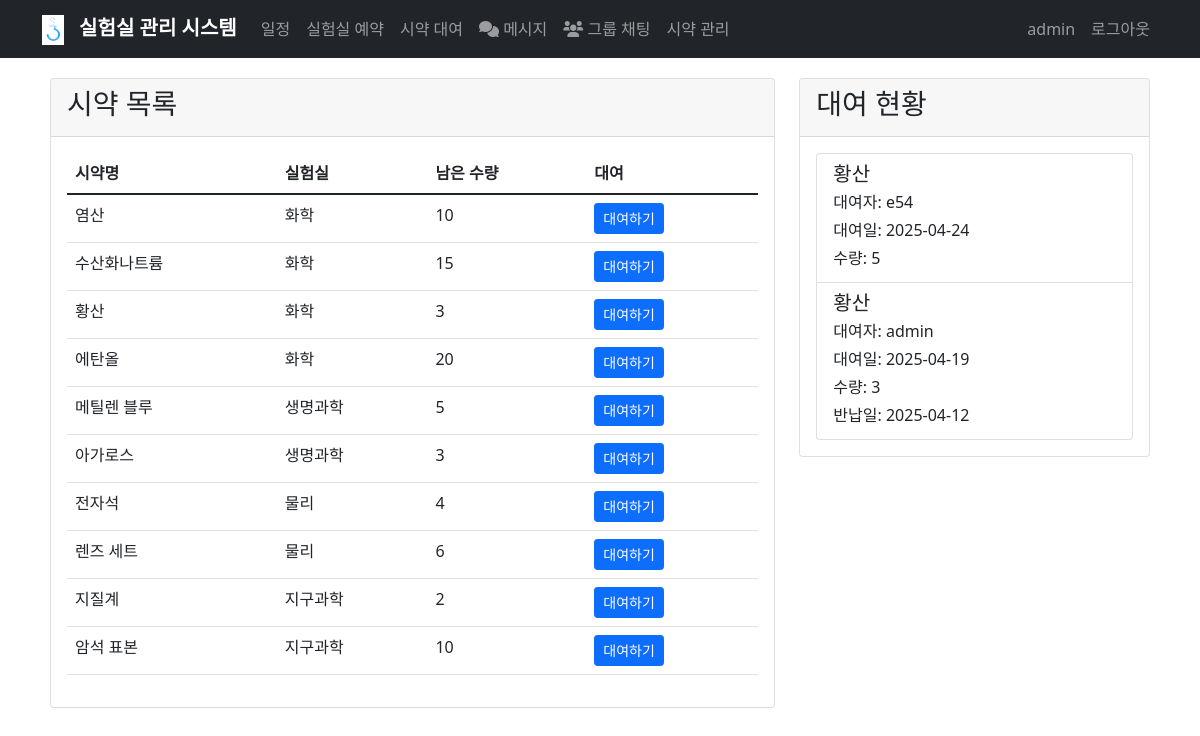
The app's page /reagent_loan (signed in) with its own data.
### app.py (models this page shows)
class User(UserMixin, db.Model):
    id = db.Column(db.Integer, primary_key=True)
    username = db.Column(db.String(80), unique=True, nullable=False)
    password_hash = db.Column(db.String(120), nullable=False)
    is_admin = db.Column(db.Boolean, default=False)
    schedules = db.relationship('Schedule', backref='user', lazy=True)
    reservations = db.relationship('LabReservation', backref='user', lazy=True)
    reagent_loans = db.relationship('ReagentLoan', backref='user', lazy=True)
    sent_messages = db.relationship('Message', foreign_keys='Message.sender_id', backref='sender', lazy=True)
    received_messages = db.relationship('Message', foreign_keys='Message.receiver_id', backref='receiver', lazy=True)
    created_rooms = db.relationship('ChatRoom', foreign_keys='ChatRoom.created_by', backref='creator', lazy=True)

class Reagent(db.Model):
    id = db.Column(db.Integer, primary_key=True)
    name = db.Column(db.String(100), nullable=False)
    lab_type = db.Column(db.String(20), nullable=False)
    quantity = db.Column(db.Integer, default=0)
    loans = db.relationship('ReagentLoan', backref='reagent', lazy=True)

class ReagentLoan(db.Model):
    id = db.Column(db.Integer, primary_key=True)
    reagent_id = db.Column(db.Integer, db.ForeignKey('reagent.id'), nullable=False)
    user_id = db.Column(db.Integer, db.ForeignKey('user.id'), nullable=False)
    loan_date = db.Column(db.Date, nullable=False)
    return_date = db.Column(db.Date)
    quantity = db.Column(db.Integer, nullable=False)

### app.py (the view, shortened to what this page needs)
@app.route('/reagent_loan', methods=['GET', 'POST'])
@login_required
def reagent_loan():
    reagents = Reagent.query.all()
    loans = ReagentLoan.query.order_by(ReagentLoan.loan_date.desc()).all()
    return render_template('reagent_loan.html', reagents=reagents, loans=loans)

### app.py (called while the page is built)
@login_manager.user_loader
def load_user(user_id):
    return User.query.get(int(user_id))

### templates/reagent_loan.html (shortened to what this page needs)
{% extends "base.html" %}
{% block content %}
<div class="row">
    <div class="col-md-8">
        <div class="card">
            <div class="card-header">
                <h3>시약 목록</h3>
            </div>
            <div class="card-body">
                <div class="table-responsive">
                    <table class="table">
                        <thead>
                            <tr>
                                <th>시약명</th>
                                <th>실험실</th>
                                <th>남은 수량</th>
                                <th>대여</th>
                            </tr>
                        </thead>
                        <tbody>
                            {% for reagent in reagents %}
                            <tr>
                                <td>{{ reagent.name }}</td>
                                <td>{{ reagent.lab_type }}</td>
                                <td>{{ reagent.quantity }}</td>
                                <td>
                                    <button type="button" class="btn btn-primary btn-sm"
                                            data-bs-toggle="modal"
                                            data-bs-target="#loanModal{{ reagent.id }}">
                                        대여하기
                                    </button>
                                </td>
                            </tr>
                            {% endfor %}
                        </tbody>
                    </table>
                </div>
            </div>
        </div>
    </div>
    <div class="col-md-4">
        <div class="card">
            <div class="card-header">
                <h3>대여 현황</h3>
            </div>
            <div class="card-body">
                <div class="list-group">
                    {% for loan in loans %}
                    <div class="list-group-item">
                        <h5 class="mb-1">{{ loan.reagent.name }}</h5>
                        <p class="mb-1">대여자: {{ loan.user.username }}</p>
                        <p class="mb-1">대여일: {{ loan.loan_date.strftime('%Y-%m-%d') }}</p>
                        <p class="mb-1">수량: {{ loan.quantity }}</p>
                        {% if loan.return_date %}
                        <p class="mb-1">반납일: {{ loan.return_date.strftime('%Y-%m-%d') }}</p>
                        {% else %}
                        {% if loan.user_id == current_user.id %}
                        <form method="POST" action="{{ url_for('return_reagent', loan_id=loan.id) }}">
                            <button type="submit" class="btn btn-warning btn-sm">반납하기</button>
                        </form>
                        {% endif %}
                        {% endif %}
                    </div>
                    {% endfor %}
                </div>
            </div>
        </div>
    </div>
</div>
{% endblock %}

### templates/base.html (shortened to what this page needs)
<!DOCTYPE html>
<html lang="ko">
<head>
    <link href="https://cdn.jsdelivr.net/npm/bootstrap@5.1.3/dist/css/bootstrap.min.css" rel="stylesheet">
    <link href='https://cdn.jsdelivr.net/npm/fullcalendar@6.1.10/index.global.min.css' rel='stylesheet' />
    <link rel="stylesheet" href="https://cdnjs.cloudflare.com/ajax/libs/font-awesome/6.0.0/css/all.min.css">
</head>
<body>
    <nav class="navbar navbar-expand-lg navbar-dark bg-dark">
        <div class="container">
            <a class="navbar-brand" href="{{ url_for('index') }}">
                <img src="{{ url_for('static', filename='logo.png') }}" alt="로고">
                실험실 관리 시스템
            </a>
            <div class="collapse navbar-collapse" id="navbarNav">
                <ul class="navbar-nav me-auto">
                    {% if current_user.is_authenticated %}
                    <li class="nav-item">
                        <a class="nav-link" href="{{ url_for('calendar') }}">일정</a>
                    </li>
                    <li class="nav-item">
                        <a class="nav-link" href="{{ url_for('lab_reservation') }}">실험실 예약</a>
                    </li>
                    <li class="nav-item">
                        <a class="nav-link" href="{{ url_for('reagent_loan') }}">시약 대여</a>
                    </li>
                    <li class="nav-item">
                        <a class="nav-link position-relative" href="{{ url_for('messages') }}">
                            <i class="fas fa-comments"></i> 메시지
                        </a>
                    </li>
                    <li class="nav-item">
                        <a class="nav-link" href="{{ url_for('chat_rooms') }}">
                            <i class="fas fa-users"></i> 그룹 채팅
                        </a>
                    </li>
                    {% if current_user.is_admin %}
                    <li class="nav-item">
                        <a class="nav-link" href="{{ url_for('manage_reagents') }}">시약 관리</a>
                    </li>
                    {% endif %}
                    {% endif %}
                </ul>
                <ul class="navbar-nav">
                    {% if current_user.is_authenticated %}
                    <li class="nav-item">
                        <span class="nav-link">{{ current_user.username }}</span>
                    </li>
                    <li class="nav-item">
                        <a class="nav-link" href="{{ url_for('logout') }}">로그아웃</a>
                    </li>
                    {% endif %}
                </ul>
            </div>
        </div>
    </nav>
    <div class="container main-content">
        {% block content %}{% endblock %}
    </div>
</body>
</html>

### templates/base.html (style rules this page uses)
.navbar-brand { font-weight: bold; }
.main-content { padding: 20px; }
.navbar-brand img { height: 30px; margin-right: 10px; }

### records on screen
User: username "admin"
Reagent: name "염산", lab_type "화학", quantity "10"
Reagent: name "수산화나트륨", lab_type "화학", quantity "15"
Reagent: name "황산", lab_type "화학", quantity "3"
Reagent: name "에탄올", lab_type "화학", quantity "20"
Reagent: name "메틸렌 블루", lab_type "생명과학", quantity "5"
Reagent: name "아가로스", lab_type "생명과학", quantity "3"
Reagent: name "전자석", lab_type "물리", quantity "4"
Reagent: name "렌즈 세트", lab_type "물리", quantity "6"
Reagent: name "지질계", lab_type "지구과학", quantity "2"
Reagent: name "암석 표본", lab_type "지구과학", quantity "10"
ReagentLoan: reagent.name "황산", user.username "e54", loan_date "2025-04-24", quantity "5"
ReagentLoan: reagent.name "황산", user.username "admin", loan_date "2025-04-19", quantity "3", return_date "2025-04-12"
